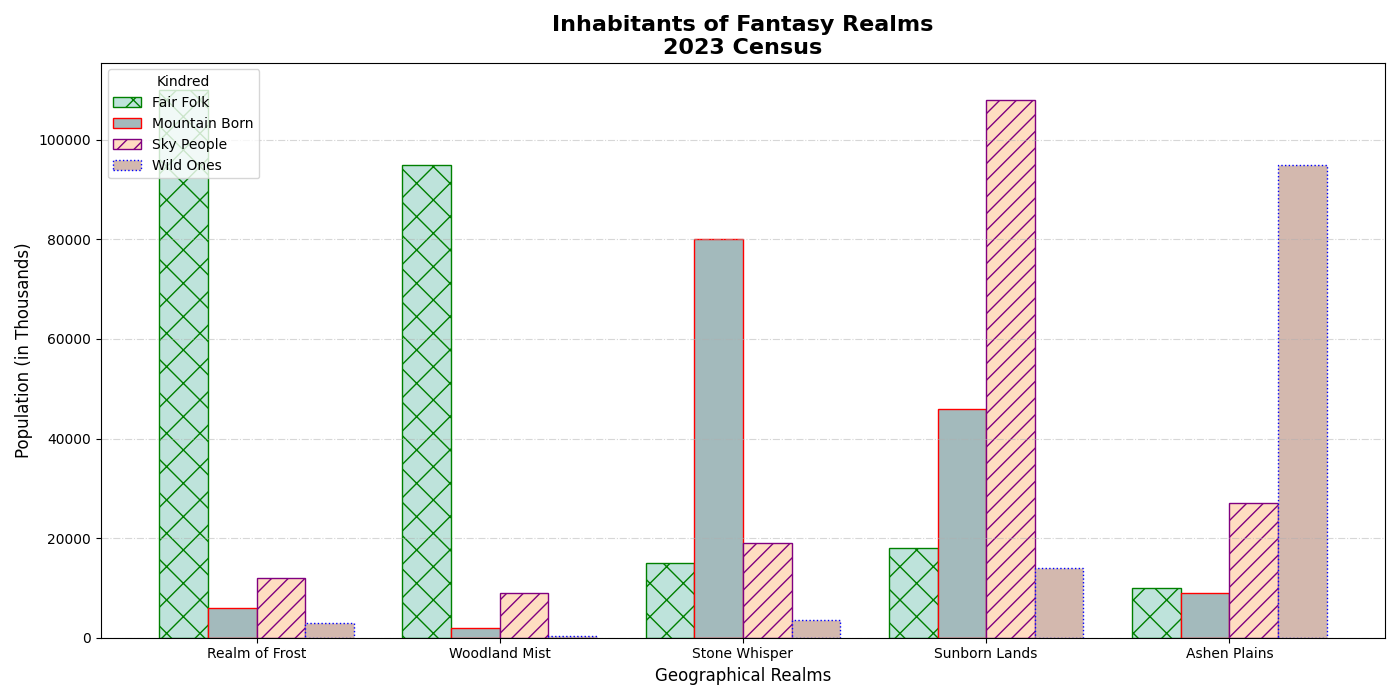

Source code (Python):
import matplotlib.pyplot as plt
import numpy as np

regions = ['Realm of Frost', 'Woodland Mist', 'Stone Whisper', 'Sunborn Lands', 'Ashen Plains']
elves_population = [110000, 95000, 15000, 18000, 10000]
dwarves_population = [6000, 2000, 80000, 46000, 9000]
humans_population = [12000, 9000, 19000, 108000, 27000]
orcs_population = [3000, 300, 3500, 14000, 95000]

colors = ['#BEE3DB', '#A3BABC', '#FFDDC1', '#D3B8AE']
bar_width = 0.2
indices = np.arange(len(regions))

fig, ax = plt.subplots(figsize=(14, 7))

ax.bar(indices, elves_population, width=bar_width, label='Fair Folk', color=colors[0], edgecolor='green', hatch='x')
ax.bar(indices + bar_width, dwarves_population, width=bar_width, label='Mountain Born', color=colors[1], edgecolor='red', linestyle='-')
ax.bar(indices + bar_width * 2, humans_population, width=bar_width, label='Sky People', color=colors[2], edgecolor='purple', hatch='//')
ax.bar(indices + bar_width * 3, orcs_population, width=bar_width, label='Wild Ones', color=colors[3], edgecolor='blue', linestyle=':')

ax.set_title('Inhabitants of Fantasy Realms\n2023 Census', fontsize=16, fontweight='bold')
ax.set_xlabel('Geographical Realms', fontsize=12)
ax.set_ylabel('Population (in Thousands)', fontsize=12)
ax.set_xticks(indices + bar_width * 1.5)
ax.set_xticklabels(regions)

ax.legend(title='Kindred', loc='upper left')

ax.yaxis.grid(True, linestyle='-.', alpha=0.5)

plt.tight_layout()
plt.show()
